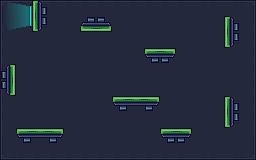

The image is a tile-based game level rendered from a .tmx file. Its description and source (layers, tilesets, objects; grid data summarised) follow:
An orthogonal 16x10 tile map with 16x16 px tiles, 5 tile layers (Background, Ground, Platforms, Spikes, ...) and 45 objects (13x Arrow, Spawn, Exit).

<map version="1.10" tiledversion="1.12.2" orientation="orthogonal" renderorder="right-down" width="16" height="10" tilewidth="16" tileheight="16" infinite="0" nextlayerid="7" nextobjectid="16">
 <editorsettings>
  <export target="level14.json" format="json" />
 </editorsettings>
 <tileset firstgid="1" name="tileset" tilewidth="16" tileheight="16" tilecount="180" columns="18">
  <image source="tileset.png" width="288" height="160" />
  <tile id="15">
   <objectgroup draworder="index" id="2">
    <object id="1" x="8" y="12" width="8" height="4" />
   </objectgroup>
  </tile>
  <tile id="16">
   <objectgroup draworder="index" id="2">
    <object id="1" x="0" y="12" width="8" height="4" />
   </objectgroup>
  </tile>
  <tile id="32">
   <objectgroup draworder="index" id="2">
    <object id="1" x="0" y="6" width="16" height="10" />
   </objectgroup>
  </tile>
  <tile id="33">
   <objectgroup draworder="index" id="2">
    <object id="1" x="2" y="0" width="14" height="16" />
   </objectgroup>
  </tile>
  <tile id="34">
   <objectgroup draworder="index" id="2">
    <object id="1" x="0" y="0" width="13" height="16" />
   </objectgroup>
  </tile>
  <tile id="66">
   <objectgroup draworder="index" id="2">
    <object id="1" x="0" y="8" width="16" height="8" />
   </objectgroup>
  </tile>
  <tile id="67">
   <objectgroup draworder="index" id="2">
    <object id="1" x="0" y="10" width="16" height="6" />
   </objectgroup>
  </tile>
  <tile id="68">
   <objectgroup draworder="index" id="2">
    <object id="1" x="0" y="10" width="16" height="6" />
   </objectgroup>
  </tile>
  <tile id="69">
   <objectgroup draworder="index" id="2">
    <object id="1" x="0" y="8" width="16" height="8" />
   </objectgroup>
  </tile>
  <tile id="70">
   <objectgroup draworder="index" id="2">
    <object id="1" x="0" y="10" width="16" height="6" />
   </objectgroup>
  </tile>
  <tile id="71">
   <objectgroup draworder="index" id="2">
    <object id="1" x="0" y="10" width="16" height="6" />
   </objectgroup>
  </tile>
  <tile id="75">
   <objectgroup draworder="index" id="2">
    <object id="1" x="5" y="5" width="11" height="11" />
   </objectgroup>
  </tile>
  <tile id="76">
   <objectgroup draworder="index" id="2">
    <object id="1" x="0" y="5" width="16" height="6" />
   </objectgroup>
  </tile>
  <tile id="77">
   <objectgroup draworder="index" id="2">
    <object id="1" x="0" y="5" width="11" height="11" />
   </objectgroup>
  </tile>
  <tile id="93">
   <objectgroup draworder="index" id="2">
    <object id="1" x="5" y="0" width="6" height="16" />
   </objectgroup>
  </tile>
  <tile id="95">
   <objectgroup draworder="index" id="2">
    <object id="1" x="5" y="0" width="6" height="16" />
   </objectgroup>
  </tile>
  <tile id="102">
   <objectgroup draworder="index" id="2">
    <object id="1" x="2" y="0" width="13" height="4" />
   </objectgroup>
  </tile>
  <tile id="111">
   <objectgroup draworder="index" id="2">
    <object id="1" x="5" y="0" width="11" height="11" />
   </objectgroup>
  </tile>
  <tile id="112">
   <objectgroup draworder="index" id="2">
    <object id="1" x="0" y="5" width="16" height="6" />
   </objectgroup>
  </tile>
  <tile id="113">
   <objectgroup draworder="index" id="2">
    <object id="1" x="0" y="0" width="11" height="11" />
   </objectgroup>
  </tile>
  <tile id="126">
   <objectgroup draworder="index" id="2">
    <object id="1" x="0" y="0" width="16" height="13" />
   </objectgroup>
  </tile>
  <tile id="127">
   <objectgroup draworder="index" id="2">
    <object id="1" x="0" y="0" width="16" height="13" />
   </objectgroup>
  </tile>
  <tile id="128">
   <objectgroup draworder="index" id="2">
    <object id="1" x="0" y="0" width="10" height="11" />
   </objectgroup>
  </tile>
  <tile id="129">
   <objectgroup draworder="index" id="2">
    <object id="1" x="6" y="0" width="10" height="11" />
   </objectgroup>
  </tile>
  <tile id="130">
   <objectgroup draworder="index" id="2">
    <object id="1" x="0" y="0" width="16" height="13" />
   </objectgroup>
  </tile>
  <tile id="131">
   <objectgroup draworder="index" id="2">
    <object id="1" x="0" y="0" width="16" height="13" />
   </objectgroup>
  </tile>
  <tile id="138">
   <objectgroup draworder="index" id="2">
    <object id="1" x="2" y="12" width="13" height="4" />
   </objectgroup>
  </tile>
  <tile id="162">
   <objectgroup draworder="index" id="2">
    <object id="1" x="0" y="0" width="16" height="10" />
   </objectgroup>
  </tile>
  <tile id="163">
   <objectgroup draworder="index" id="2">
    <object id="1" x="0" y="0" width="16" height="10" />
   </objectgroup>
  </tile>
  <tile id="164">
   <objectgroup draworder="index" id="2">
    <object id="1" x="0" y="0" width="16" height="10" />
   </objectgroup>
  </tile>
 </tileset>
 <layer id="1" name="Background" width="16" height="10">
  <data>[160 cells, 160 non-empty, 4 distinct tile ids]</data>
 </layer>
 <layer id="2" name="Ground" width="16" height="10">
  <data>[160 cells, 0 non-empty, 0 distinct tile ids]</data>
 </layer>
 <layer id="6" name="Platforms" width="16" height="10">
  <data>[160 cells, 20 non-empty, 3 distinct tile ids]</data>
 </layer>
 <layer id="5" name="Spikes" width="16" height="10">
  <data>[160 cells, 0 non-empty, 0 distinct tile ids]</data>
 </layer>
 <layer id="4" name="Foreground" width="16" height="10">
  <data>[160 cells, 4 non-empty, 4 distinct tile ids]</data>
 </layer>
 <objectgroup id="3" name="Objects">
  <object id="1" name="Spawn" x="136" y="88">
   <point />
  </object>
  <object id="3" name="Up" type="Arrow" x="96" y="88" rotation="-180">
   <point />
  </object>
  <object id="2" name="Exit" x="22" y="16" rotation="-90">
   <point />
  </object>
  <object id="4" name="Down" type="Arrow" x="176" y="88">
   <point />
  </object>
  <object id="5" name="Left" type="Arrow" x="88" y="40" rotation="90">
   <point />
  </object>
  <object id="6" name="Down" type="Arrow" x="36" y="40">
   <point />
  </object>
  <object id="7" name="Right" type="Arrow" x="176" y="120" rotation="-90">
   <point />
  </object>
  <object id="8" name="Up" type="Arrow" x="56" y="120" rotation="-180">
   <point />
  </object>
  <object id="9" name="Right" type="Arrow" x="32" y="120" rotation="-90">
   <point />
  </object>
  <object id="10" name="Up" type="Arrow" x="216" y="120" rotation="-180">
   <point />
  </object>
  <object id="11" name="Left" type="Arrow" x="216" y="26" rotation="90">
   <point />
  </object>
  <object id="12" name="Right" type="Arrow" x="24" y="88" rotation="-90">
   <point />
  </object>
  <object id="13" name="Up" type="Arrow" x="12" y="56" rotation="180">
   <point />
  </object>
  <object id="14" name="Left" type="Arrow" x="184" y="52" rotation="90">
   <point />
  </object>
  <object id="15" name="Down" type="Arrow" x="104" y="40">
   <point />
  </object>
 </objectgroup>
</map>
